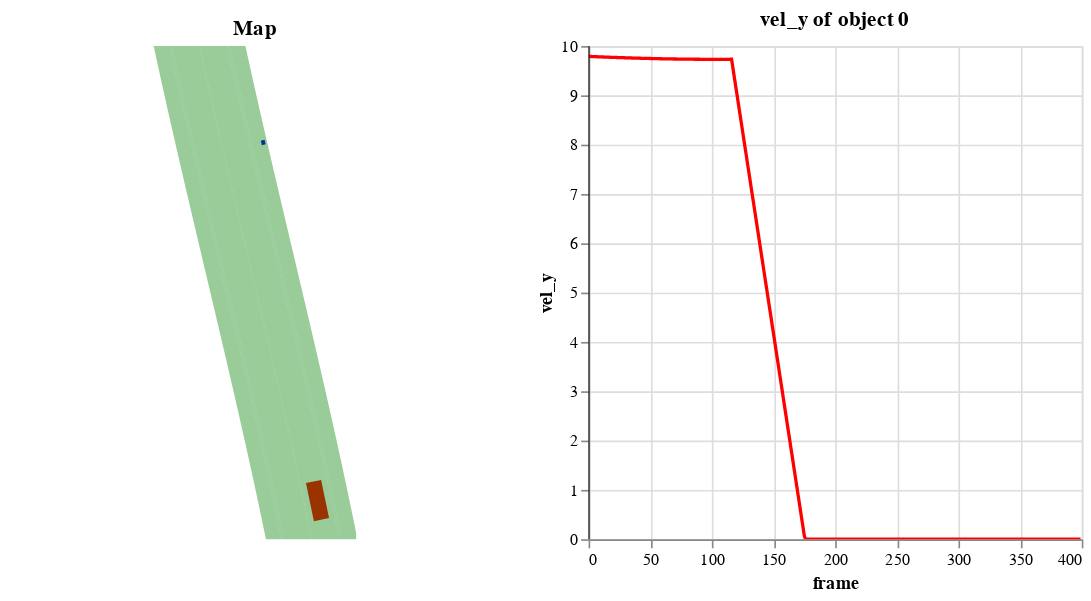

Here is the notebook cell this chart was saved with:
### Markdown cell above
### Plot using Altair
You can create interactive plots with [altair](https://altair-viz.github.io/) using `plot_altair` function of the recording. If using the the function in a non notebook environment use `import altair as alt; alt.renderers.enable("browser")` to enable blotting in a browser and call `.show()` on the resulting chart.

### Code cell
r.plot_altair(start_frame=0, end_frame=400, metric_column="vel_y", idx=0)

### Figure 1 — Vega-Lite specification as saved in the notebook (floating-point values rounded to 4 significant figures; data arrays with more than 128 entries replaced by an {"elided": "..."} marker saying what was removed)
{"config": {"view": {"continuousWidth": 300, "continuousHeight": 300}}, "hconcat": [{"layer": [{"data": {"name": "data-d922da382b628a06fdc1738084f52e43"}, "mark": {"type": "geoshape"}, "encoding": {"color": {"condition": [{"test": {"equal": 0, "field": "properties.idx"}, "value": "red"}], "value": "blue"}, "tooltip": [{"field": "properties.idx", "type": "nominal"}, {"field": "properties.frame", "type": "nominal"}, {"field": "properties.type", "type": "ordinal"}]}, "transform": [{"filter": {"equal": {"expr": "param_1"}, "field": "properties.frame"}}]}, {"data": {"name": "data-29a31f12fc835690bc31f1e73dadbfef"}, "mark": {"type": "geoshape", "color": "green", "fillOpacity": 0.4}, "encoding": {"tooltip": [{"field": "properties.idx", "type": "nominal"}, {"field": "properties.type", "type": "ordinal"}, {"field": "properties.on_intersection", "type": "ordinal"}]}}], "projection": {"reflectY": true, "type": "identity"}, "title": "Map"}, {"layer": [{"data": {"name": "data-b15781583fea30690c32080132a17ef6"}, "mark": {"type": "line", "tooltip": true}, "encoding": {"color": {"value": "red"}, "x": {"field": "frame", "type": "quantitative"}, "y": {"field": "vel_y", "type": "quantitative"}}, "name": "view_1", "title": "vel_y of object 0"}, {"data": {"name": "empty"}, "mark": {"type": "rule"}, "encoding": {"x": {"scale": {"domain": [0, 399]}, "type": "quantitative", "datum": {"expr": "param_1"}}}}]}], "params": [{"name": "param_2", "select": {"type": "interval", "encodings": ["x", "y"]}, "bind": "scales", "views": ["view_1"]}, {"name": "param_1", "bind": {"input": "range", "max": 399, "min": 0, "name": "frame", "step": 1}, "value": 0}], "$schema": "https://vega.github.io/schema/vega-lite/v5.20.1.json", "datasets": {"data-d922da382b628a06fdc1738084f52e43": {"elided": "800 records"}, "data-29a31f12fc835690bc31f1e73dadbfef": [{"type": "Feature", "geometry": {"type": "Polygon", "coordinates": {"elided": "1x13082x2 float values"}}, "properties": {"idx": 0, "type": "TYPE_DRIVING", "on_intersection": false}}, {"type": "Feature", "geometry": {"type": "Polygon", "coordinates": {"elided": "1x13075x2 float values"}}, "properties": {"idx": 1, "type": "TYPE_NONDRIVING", "on_intersection": false}}, {"type": "Feature", "geometry": {"type": "Polygon", "coordinates": {"elided": "1x12991x2 float values"}}, "properties": {"idx": 2, "type": "TYPE_NONDRIVING", "on_intersection": false}}, {"type": "Feature", "geometry": {"type": "Polygon", "coordinates": {"elided": "1x13092x2 float values"}}, "properties": {"idx": 3, "type": "TYPE_DRIVING", "on_intersection": false}}, {"type": "Feature", "geometry": {"type": "Polygon", "coordinates": {"elided": "1x13095x2 float values"}}, "properties": {"idx": 4, "type": "TYPE_NONDRIVING", "on_intersection": false}}, {"type": "Feature", "geometry": {"type": "Polygon", "coordinates": {"elided": "1x13065x2 float values"}}, "properties": {"idx": 5, "type": "TYPE_NONDRIVING", "on_intersection": false}}, {"type": "Feature", "geometry": {"type": "Polygon", "coordinates": [[]]}, "properties": {"idx": 6, "type": "TYPE_DRIVING", "on_intersection": false}}, {"type": "Feature", "geometry": {"type": "Polygon", "coordinates": [[]]}, "properties": {"idx": 7, "type": "TYPE_NONDRIVING", "on_intersection": false}}, {"type": "Feature", "geometry": {"type": "Polygon", "coordinates": [[]]}, "properties": {"idx": 8, "type": "TYPE_NONDRIVING", "on_intersection": false}}, {"type": "Feature", "geometry": {"type": "Polygon", "coordinates": [[]]}, "properties": {"idx": 9, "type": "TYPE_DRIVING", "on_intersection": false}}, {"type": "Feature", "geometry": {"type": "Polygon", "coordinates": [[]]}, "properties": {"idx": 10, "type": "TYPE_NONDRIVING", "on_intersection": false}}, {"type": "Feature", "geometry": {"type": "Polygon", "coordinates": [[]]}, "properties": {"idx": 11, "type": "TYPE_NONDRIVING", "on_intersection": false}}, {"type": "Feature", "geometry": {"type": "Polygon", "coordinates": [[]]}, "properties": {"idx": 12, "type": "TYPE_DRIVING", "on_intersection": false}}, {"type": "Feature", "geometry": {"type": "Polygon", "coordinates": [[]]}, "properties": {"idx": 13, "type": "TYPE_NONDRIVING", "on_intersection": false}}, {"type": "Feature", "geometry": {"type": "Polygon", "coordinates": [[]]}, "properties": {"idx": 14, "type": "TYPE_NONDRIVING", "on_intersection": false}}, {"type": "Feature", "geometry": {"type": "Polygon", "coordinates": [[]]}, "properties": {"idx": 15, "type": "TYPE_DRIVING", "on_intersection": false}}, {"type": "Feature", "geometry": {"type": "Polygon", "coordinates": [[]]}, "properties": {"idx": 16, "type": "TYPE_NONDRIVING", "on_intersection": false}}, {"type": "Feature", "geometry": {"type": "Polygon", "coordinates": [[]]}, "properties": {"idx": 17, "type": "TYPE_NONDRIVING", "on_intersection": false}}, {"type": "Feature", "geometry": {"type": "Polygon", "coordinates": [[]]}, "properties": {"idx": 18, "type": "TYPE_DRIVING", "on_intersection": false}}, {"type": "Feature", "geometry": {"type": "Polygon", "coordinates": [[]]}, "properties": {"idx": 19, "type": "TYPE_NONDRIVING", "on_intersection": false}}, {"type": "Feature", "geometry": {"type": "Polygon", "coordinates": [[]]}, "properties": {"idx": 20, "type": "TYPE_NONDRIVING", "on_intersection": false}}, {"type": "Feature", "geometry": {"type": "Polygon", "coordinates": [[]]}, "properties": {"idx": 21, "type": "TYPE_DRIVING", "on_intersection": false}}, {"type": "Feature", "geometry": {"type": "Polygon", "coordinates": [[]]}, "properties": {"idx": 22, "type": "TYPE_NONDRIVING", "on_intersection": false}}, {"type": "Feature", "geometry": {"type": "Polygon", "coordinates": [[]]}, "properties": {"idx": 23, "type": "TYPE_NONDRIVING", "on_intersection": false}}, {"type": "Feature", "geometry": {"type": "Polygon", "coordinates": [[]]}, "properties": {"idx": 24, "type": "TYPE_INTERSECTION", "on_intersection": true}}, {"type": "Feature", "geometry": {"type": "Polygon", "coordinates": [[]]}, "properties": {"idx": 25, "type": "TYPE_INTERSECTION", "on_intersection": true}}, {"type": "Feature", "geometry": {"type": "Polygon", "coordinates": [[]]}, "properties": {"idx": 26, "type": "TYPE_INTERSECTION", "on_intersection": true}}, {"type": "Feature", "geometry": {"type": "Polygon", "coordinates": [[]]}, "properties": {"idx": 27, "type": "TYPE_INTERSECTION", "on_intersection": true}}, {"type": "Feature", "geometry": {"type": "Polygon", "coordinates": [[]]}, "properties": {"idx": 28, "type": "TYPE_INTERSECTION", "on_intersection": true}}, {"type": "Feature", "geometry": {"type": "Polygon", "coordinates": [[]]}, "properties": {"idx": 29, "type": "TYPE_INTERSECTION", "on_intersection": true}}, {"type": "Feature", "geometry": {"type": "Polygon", "coordinates": [[]]}, "properties": {"idx": 30, "type": "TYPE_INTERSECTION", "on_intersection": true}}, {"type": "Feature", "geometry": {"type": "Polygon", "coordinates": [[]]}, "properties": {"idx": 31, "type": "TYPE_INTERSECTION", "on_intersection": true}}, {"type": "Feature", "geometry": {"type": "Polygon", "coordinates": [[]]}, "properties": {"idx": 32, "type": "TYPE_INTERSECTION", "on_intersection": true}}, {"type": "Feature", "geometry": {"type": "Polygon", "coordinates": [[]]}, "properties": {"idx": 33, "type": "TYPE_INTERSECTION", "on_intersection": true}}, {"type": "Feature", "geometry": {"type": "Polygon", "coordinates": [[]]}, "properties": {"idx": 34, "type": "TYPE_INTERSECTION", "on_intersection": true}}, {"type": "Feature", "geometry": {"type": "Polygon", "coordinates": [[]]}, "properties": {"idx": 35, "type": "TYPE_INTERSECTION", "on_intersection": true}}, {"type": "Feature", "geometry": {"type": "Polygon", "coordinates": {"elided": "1x93x2 float values"}}, "properties": {"idx": 36, "type": "TYPE_INTERSECTION", "on_intersection": true}}, {"type": "Feature", "geometry": {"type": "Polygon", "coordinates": [[]]}, "properties": {"idx": 37, "type": "TYPE_INTERSECTION", "on_intersection": true}}, {"type": "Feature", "geometry": {"type": "Polygon", "coordinates": [[]]}, "properties": {"idx": 38, "type": "TYPE_INTERSECTION", "on_intersection": true}}, {"type": "Feature", "geometry": {"type": "Polygon", "coordinates": [[]]}, "properties": {"idx": 39, "type": "TYPE_INTERSECTION", "on_intersection": true}}, {"type": "Feature", "geometry": {"type": "Polygon", "coordinates": [[]]}, "properties": {"idx": 40, "type": "TYPE_INTERSECTION", "on_intersection": true}}, {"type": "Feature", "geometry": {"type": "Polygon", "coordinates": [[]]}, "properties": {"idx": 41, "type": "TYPE_INTERSECTION", "on_intersection": true}}, {"type": "Feature", "geometry": {"type": "Polygon", "coordinates": [[]]}, "properties": {"idx": 42, "type": "TYPE_INTERSECTION", "on_intersection": true}}, {"type": "Feature", "geometry": {"type": "Polygon", "coordinates": [[]]}, "properties": {"idx": 43, "type": "TYPE_INTERSECTION", "on_intersection": true}}], "data-b15781583fea30690c32080132a17ef6": {"elided": "400 records"}, "empty": [{}]}}
